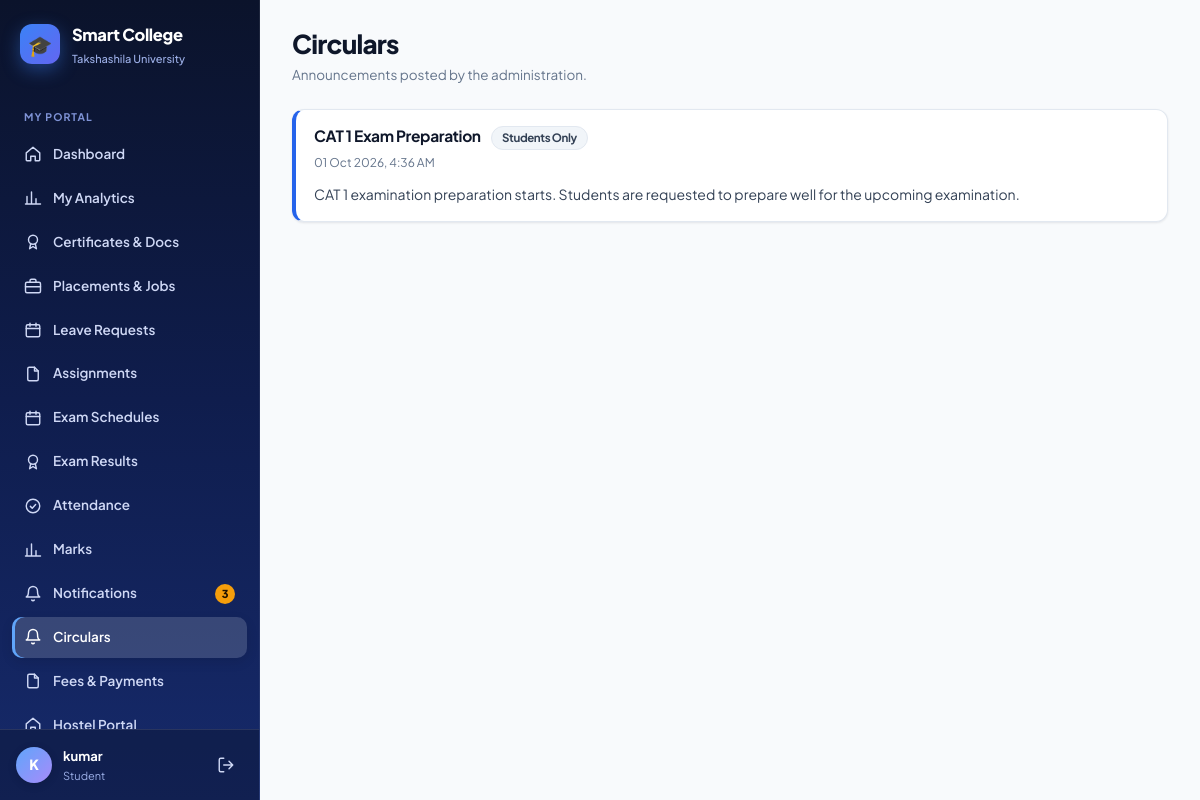
The page /timetable/circulars/ (signed in) on the database its author committed.
### students/models.py (models this page shows, shortened)
class Student(models.Model):
    user = models.OneToOneField(
        User,
        on_delete=models.CASCADE,
        null=True,
        blank=True
    )
    name = models.CharField(max_length=100)
    roll_no = models.CharField(max_length=20, unique=True)
    sif_number = models.CharField(
        max_length=30,
        unique=True,
        null=True,
        blank=True,
        help_text="7-digit unique University SIF number (auto-generated if left blank)"
    )
    email = models.EmailField()
    department = models.ForeignKey(
        Department,
        on_delete=models.CASCADE
    )
    course = models.ForeignKey(
        Course,
        on_delete=models.SET_NULL,
        null=True,
        blank=True
    )
    year = models.IntegerField()
    is_approved = models.BooleanField(default=True)
    parent_name = models.CharField(max_length=100, blank=True)
    parent_phone = models.CharField(max_length=20, blank=True)
    phone = models.CharField(max_length=20, blank=True)
    admission_date = models.DateField(default=timezone.now)
    is_active = models.BooleanField(default=True)

### timetable/models.py (models this page shows, shortened)
class Circular(models.Model):
    title = models.CharField(max_length=200)
    message = models.TextField()
    audience = models.CharField(
        max_length=10,
        choices=AUDIENCE_CHOICES,
        default="ALL"
    )
    target_department = models.ForeignKey(Department, on_delete=models.SET_NULL, null=True, blank=True, related_name="target_circulars")
    target_course = models.ForeignKey(Course, on_delete=models.SET_NULL, null=True, blank=True, related_name="target_circulars")
    target_year = models.PositiveIntegerField(null=True, blank=True)
    posted_by = models.ForeignKey(
        User,
        on_delete=models.SET_NULL,
        null=True
    )
    posted_at = models.DateTimeField(
        auto_now_add=True
    )
    class Meta:
        ordering = ["-posted_at"]

### timetable/views.py (the view, shortened to what this page needs)
@login_required(login_url="/accounts/login/")
def circular_list(request):
    from students.models import Student
    is_student = Student.objects.filter(user=request.user).exists()
    is_faculty = Faculty.objects.filter(user=request.user).exists()
    circulars = Circular.objects.all()
    if is_student and not request.user.is_superuser:
        student = Student.objects.filter(user=request.user).select_related("department", "course").first()
        circulars = circulars.filter(audience__in=["ALL", "STUDENT"]).filter(
            models.Q(audience="ALL")
            | models.Q(target_department__isnull=True, target_course__isnull=True, target_year__isnull=True)
            | models.Q(target_department=student.department, target_course__isnull=True, target_year__isnull=True)
            | models.Q(target_course=student.course, target_year__isnull=True)
            | models.Q(target_course=student.course, target_year=student.year)
        ) if student else circulars.none()
    return render(
        request,
        "timetable/circular_list.html",
        {
            "circulars": circulars,
        }
    )

### accounts/context_processors.py (called while the page is built)
def _has_faculty(user):
    if not user or not user.is_authenticated:
        return False
    if Student.objects.filter(user=user).exists():
        return False
    return (
        Faculty.objects.filter(user=user).exists()
        or (bool(user.email) and Faculty.objects.filter(email=user.email).exists())
    )

### timetable/templates/timetable/circular_list.html (shortened to what this page needs)
{% extends "base.html" %}
{% block page_title %}Circulars{% endblock %}
{% block page_sub %}Announcements posted by the administration.{% endblock %}
{% block content %}
{% if circulars %}
    {% for c in circulars %}
        <div class="note">
            <h3>{{ c.title }} <span class="badge gray" style="margin-left:8px">{{ c.get_audience_display }}</span></h3>
            <div class="meta">{{ c.posted_at|date:"d M Y, g:i A" }}</div>
            <p>{{ c.message }}</p>
        </div>
    {% endfor %}
{% else %}
    <div class="card"><div class="empty"><svg class="icon"><use href="#i-bell"/></svg><b>No circulars yet</b>Check back later.</div></div>
{% endif %}
{% endblock %}

### templates/base.html (shortened to what this page needs)
{% load static %}<!DOCTYPE html>
<html lang="en">
<head>
    <link rel="stylesheet" href="{% static 'css/theme.css' %}">
</head>
<body>
<div class="app">
    <aside class="sidebar" id="sidebar">
        <a class="brand" href="{{ nav_home }}">
            <span class="brand-mark">🎓</span>
            <span>
                <div class="brand-name">Smart College</div>
                <div class="brand-sub">Takshashila University</div>
            </span>
        </a>
        <nav class="nav">
            {% for group in nav_groups %}
                {% if group.label %}<div class="nav-label">{{ group.label }}</div>{% endif %}
                {% for item in group.items %}
                    <a class="nav-link {% if item.active %}active{% endif %}" href="{{ item.url }}">
                        <svg class="icon"><use href="#i-{{ item.icon }}"/></svg>
                        <span>{{ item.label }}</span>
                        {% if item.badge %}<span class="nav-badge">{{ item.badge }}</span>{% endif %}
                    </a>
                {% endfor %}
            {% endfor %}
        </nav>
        <div class="sidebar-foot">
            <div class="avatar">{{ nav_initial }}</div>
            <div class="who">
                <div class="who-name">{{ nav_display }}</div>
                <div class="who-role">{{ nav_role_label }}</div>
            </div>
            <a class="logout" href="/accounts/logout/" title="Log out"><svg class="icon"><use href="#i-logout"/></svg></a>
        </div>
    </aside>
    <div class="main">
        <main class="page">
            <div class="page-head">
                <div>
                    <h1 class="page-title">{% block page_title %}{% endblock %}</h1>
                    <div class="page-sub">{% block page_sub %}{% endblock %}</div>
                </div>
            </div>
            {% block content %}{% endblock %}
        </main>
    </div>
</div>
</body>
</html>

### rows shown on the page
Student: name "kumar"
Circular: audience "Student", title "CAT 1 Exam Preparation", audience "Students Only", posted_at "01 Oct 2026, 4:36 AM", message "CAT 1 examination preparation starts. Students are requested to prepare well for the upcoming examination."

### other values the page prints
{{ group.label }} "MY PORTAL"
{{ item.label }} "Dashboard" "My Analytics" "Certificates & Docs" "Placements & Jobs" "Leave Requests" "Assignments" "Exam Schedules" "Exam Results" "Attendance" "Marks" "Notifications" "Circulars" "Fees & Payments" "Hostel Portal"
{{ item.badge }} "3"
{{ nav_initial }} "K"
